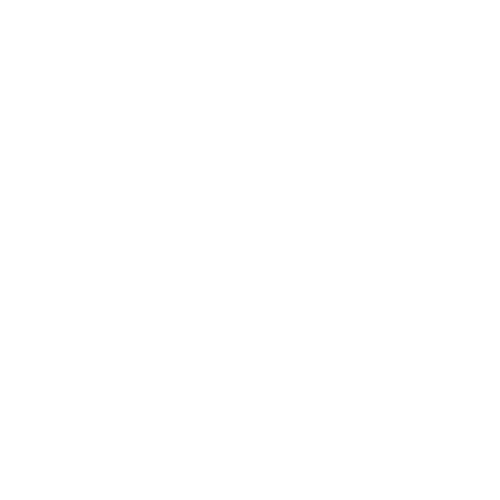
Frame 1 (no input)
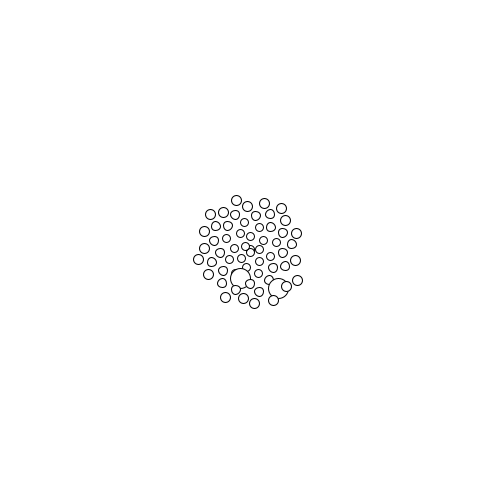
Frame 60 (the mouse pressed at the canvas centre just before this capture)
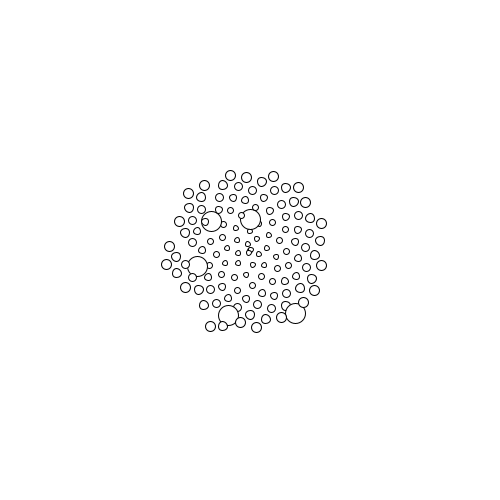
Frame 120 (the mouse held since frame 60 and released just before this capture)

The Processing sketch that drew these frames (run headless with seeded random() and noise(); from frame 60 on, the mouse is pressed at the canvas centre):

// Processing sketch: golden_flower
// ── golden_flower.pde
final float PHI = (1+ sqrt(5))/2; // golden ratio
ArrayList<Ball> balls;
int counter = 0;



void setup() {
  size(500,500);
  balls = new ArrayList<Ball>();

  // balls.add()

}


void draw() {
  background(255);

  // loop backwards. unconventional, but interesting.let's see
  // also might be happening since we are deleting elements from the
  // array. so it might be interesting to use an iterator. also might
  // be more perfomant.
  for( int i = balls.size() - 1; i >= 0; i--) {
    Ball b = balls.get(i);
    b.update(i, balls);
    b.display();
    if (b.isDead()) {
      balls.remove(i);
    }
  }

  counter++;
  if(counter%20 == 0) {
    balls.add(new Ball(20, counter * PHI));
  }
  balls.add (new Ball(10 - (counter%200)/20, counter * PHI * TAU));
}


class Ball {
  PVector center, // screen center
          pos, // position
          dir; // direction
  float diam;

  Ball(float d, float angle){
    center = new PVector(width/2, height/2);
    pos = center.copy();
    dir = new PVector(cos(angle), sin(angle)); // magnitude of 1;
    diam = d;
  }

  void update(int id, ArrayList<Ball> balls) {
    // check to make sure balls that are behind in line don't get too close

    for (int i = id + 1; i < balls.size(); i++) {
      Ball b = balls.get(i);
      if (PVector.dist(pos, b.pos) < 12) { // nice. use PVector's static method to find the distance between two vectors.
        pos.add(dir);
      }
    }
  }

  void display() {
    stroke(0);
    ellipse(pos.x, pos.y, diam, diam);
  }

  boolean isDead() {
    return (PVector.dist(pos, center) > width/2);
  }
}
